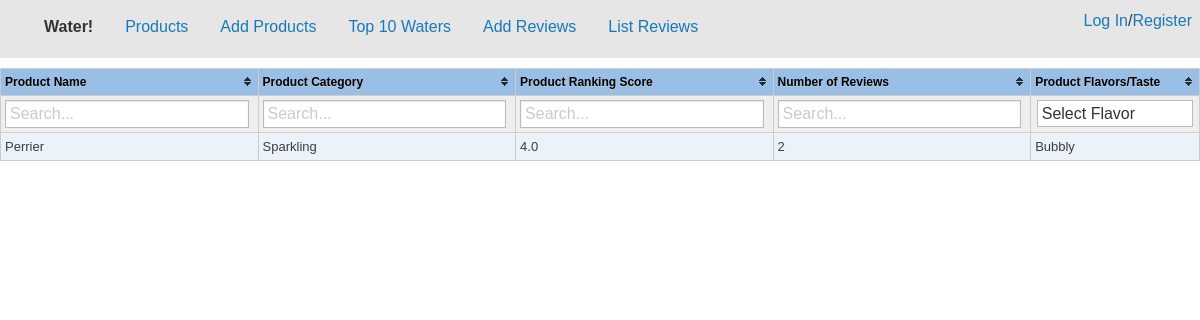
The page / on the database its author committed.
### AddWater/models.py (models this page shows, shortened)
class Products(models.Model):
    ProductName = models.CharField(max_length=100, unique=True)
    CATEGORY_CHOICES = (
        ('Sparkling', 'Sparkling'),
        ('Flat', 'Flat'),
    )
    ProductCategory = models.CharField(max_length=9, choices=CATEGORY_CHOICES)
    ProductTotalScore = models.PositiveSmallIntegerField()
    NumberofReviews = models.PositiveSmallIntegerField()
    ProductFlavor = models.OneToOneField(Flavors)
    INT_CHOICES = (
        (1, '1'),
        (2, '2'),
        (3, '3'),
        (4, '4'),
        (5, '5'),
    )

class Flavors(models.Model):
    ProductFlavor = models.CharField(max_length=15, unique=True,)
    def __str__(self):
        return self.ProductFlavor

### AddWater/views.py (the view)
# urls.py: url(r'^$', views.products, name='products'),
def products(request):
    productsByName = Products.objects.order_by('ProductName')
    productsByScore = Products.objects.order_by('-ProductTotalScore')
    for element in productsByScore:
        if element.NumberofReviews != 0:
            element.ProductTotalScore = element.ProductTotalScore / element.NumberofReviews
    for element in productsByName:
        if element.NumberofReviews != 0:
            element.ProductTotalScore = element.ProductTotalScore / element.NumberofReviews
    context = {
        'title': "Home",
        'content': productsByName,
        'scoreSort': productsByScore
    }
    return render(request, 'products.html', context)

### AddWater/templates/products.html (shortened to what this page needs)
{% extends "home.html" %}
{% block content %}
    <table id="prodTable" class="tablesorter">
    <thead>
    <tr>
        <th>Product Name</th>
        <th>Product Category</th>
        <th>Product Ranking Score</th>
        <th>Number of Reviews</th>
        <th class="username filter-select" data-placeholder="Select Flavor">Product Flavors/Taste</th>
    </tr>
    </thead>
    <tbody>
{% for element in content %}
    <tr>
    <div id="{{ element.ProductName }}">
            <td> {{ element.ProductName }}</td>
            <td> {{ element.ProductCategory }}</td>
            <td> {{ element.ProductTotalScore }}</td>
            <td> {{ element.NumberofReviews }}</td>
            <td> {{ element.ProductFlavor }}</td>
    </div>
    </tr>
    {% endfor %}
    </tbody>
    </table>
{% endblock %}

### AddWater/static/css/theme.blue.css (style rules this page uses)
.tablesorter-blue { width: 100%; background-color: #fff; margin: 10px 0 15px; text-align: left; border-spacing: 0; border: #cdcdcd 1px solid; border-width: 1px 0 0 1px; }
.tablesorter-blue th, .tablesorter-blue td { border: #cdcdcd 1px solid; border-width: 0 1px 1px 0; }
.tablesorter-blue th, .tablesorter-blue thead td { font: 12px/18px Arial, Sans-serif; font-weight: bold; color: #000; background-color: #99bfe6; border-collapse: collapse; padding: 4px; text-shadow: 0 1px 0 rgba(204, 204, 204, 0.7); }
.tablesorter-blue tbody td, .tablesorter-blue tfoot th, .tablesorter-blue tfoot td { padding: 4px; vertical-align: top; }
.tablesorter-blue .header, .tablesorter-blue .tablesorter-header { background-repeat: no-repeat; background-position: center right; padding: 4px 18px 4px 4px; white-space: normal; cursor: pointer; }
.tablesorter-blue td { color: #3d3d3d; background-color: #fff; padding: 4px; vertical-align: top; }
.tablesorter-blue tbody tr.odd > td { background-color: #ebf2fa; }

### AddWater/static/css/jq.css (style rules this page uses)
html { box-sizing: border-box; }
*, *:before, *:after { box-sizing: inherit; }
body,div,h1 { font-family:'trebuchet ms', verdana, arial;margin:0;padding:0; }
body { background-color:#fff;color:#333;margin:0;padding:0; }
table th { vertical-align:top; }
table, p.small,.smallcode code { font-size:small; }

### rows shown on the page
Products: ProductName "Perrier", ProductCategory "Sparkling", ProductTotalScore "4.0", NumberofReviews "2", ProductFlavor "Bubbly"
